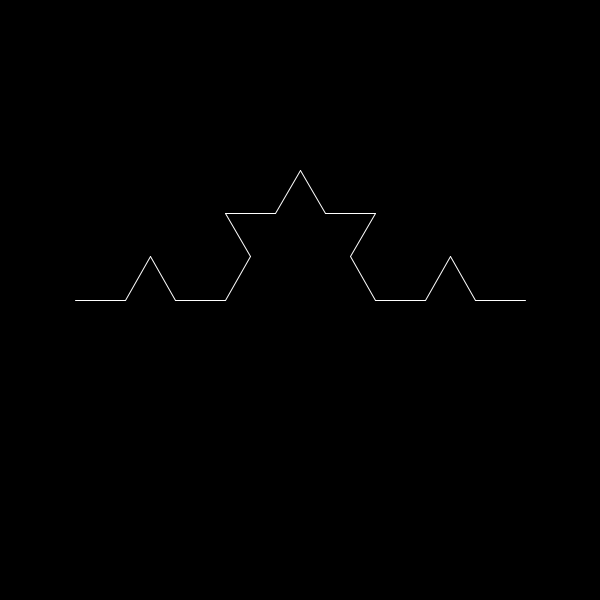
Frame 1 (no input)
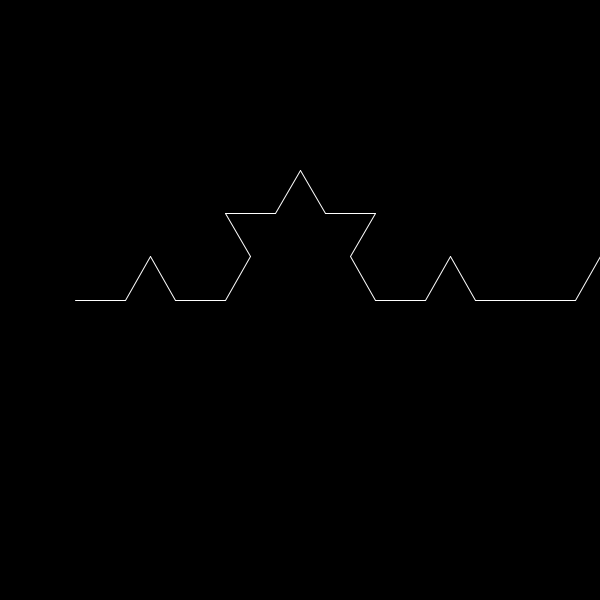
Frame 2 (the mouse pressed at the canvas centre, redrawn once)

The Processing sketch that drew these frames (run headless with seeded random() and noise(); the mouse was pressed at the canvas centre and the sketch redrawn once):

// Processing sketch: Main
// ── Main.pde
Turtle turtle;

void setup(){
    size(600, 600);

    turtle = new Turtle(width/8, height/2, 0, true);
    noLoop();
    background(0);
}

void draw(){
    stroke(255);
    strokeWeight(1);

    koch(turtle, 3*width/4, 2);
}

void koch(Turtle t, float length, int depth){
    if(depth <= 0) t.move(length);
    else {
        koch(t, length/3, depth-1);
        t.turn(-PI/3);
        koch(t, length/3, depth-1);
        t.turn(2*PI/3);
        koch(t, length/3, depth-1);
        t.turn(-PI/3);
        koch(t, length/3, depth-1);
    }
}
// ── Turtle.pde
class Turtle{
    float x;
    float y;
    float angle;
    boolean writing;

    Turtle(float _x, float _y, float _a, boolean _w){
        this.x = _x;
        this.y = _y;
        this.angle = _a;
        this.writing = _w;
    }

    void turn(float _a){
        this.angle += _a;
    }
    void angleSet(float _a){
        this.angle = _a;
    }
    void move(float d){
        line(this.x, this.y, this.x+d*cos(this.angle), this.y+d*sin(this.angle));
        this.x = this.x+d*cos(this.angle);
        this.y = this.y+d*sin(this.angle);
    }
    void writingSet(boolean _w){
        this.writing = _w;
    }
    void writingToggle(){
        this.writing = !this.writing;
    }
}
